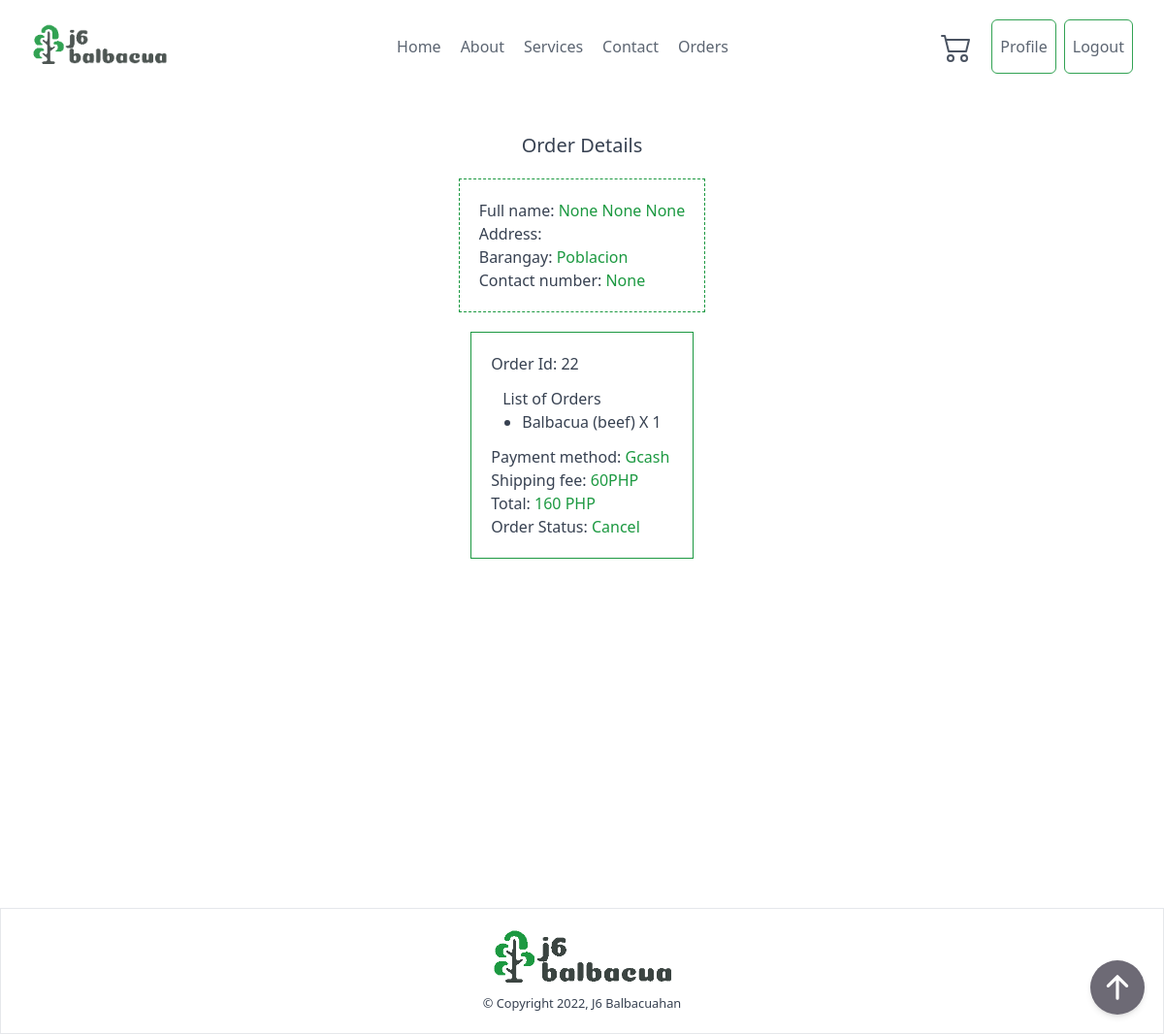
The page /order/22/ (signed in) on the database as committed earlier.
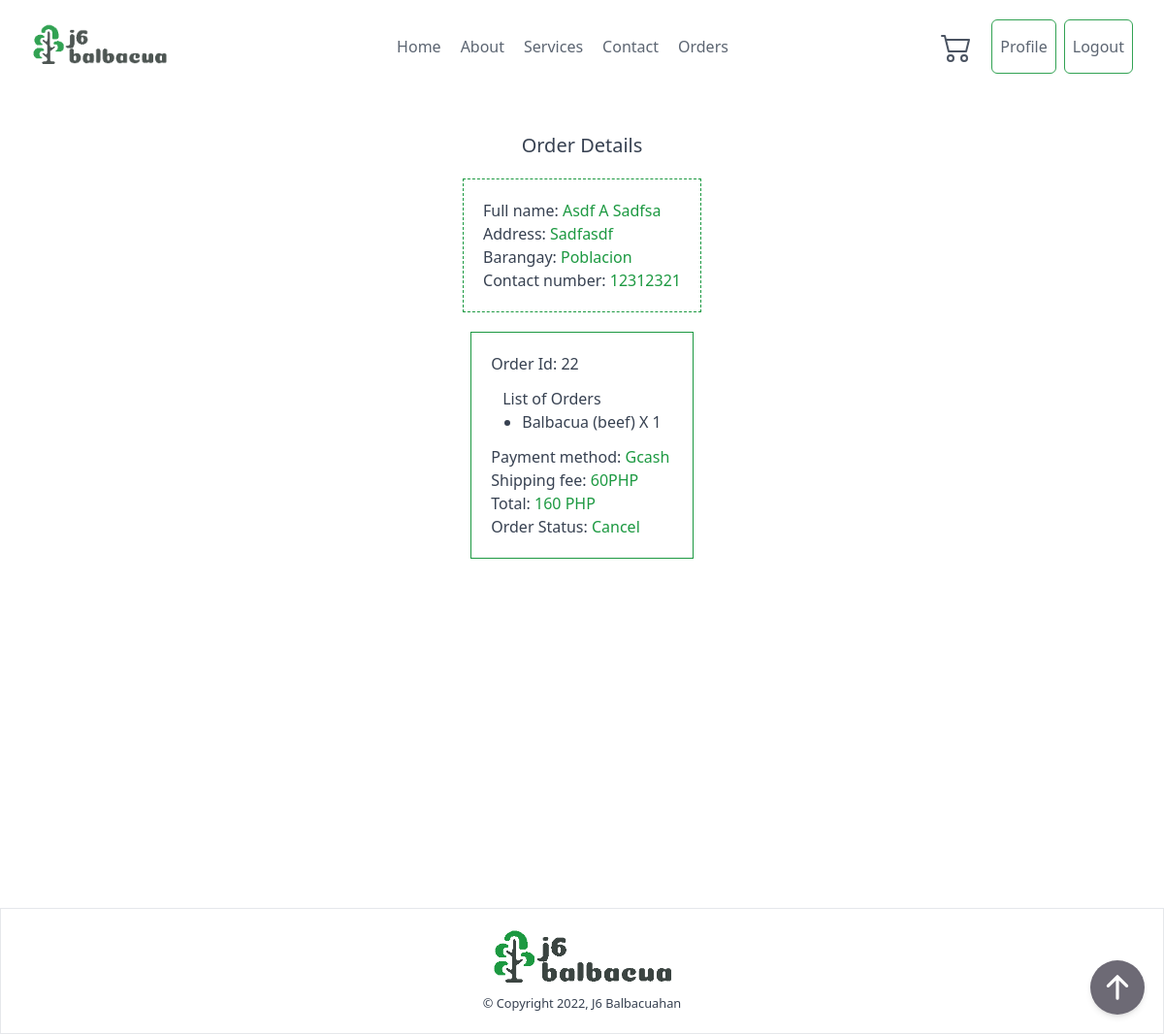
The same page on the database as committed later.
### ordering/models.py (models this page shows, shortened)
class Profile(models.Model):
    user = models.OneToOneField(User, related_name='user', on_delete=models.CASCADE)
    first_name = models.CharField(max_length=255, blank=True, null=True)
    last_name = models.CharField(max_length=255, blank=True, null=True)
    middle_initial = models.CharField(max_length=1, blank=True, null=True)
    address = models.TextField(max_length=2225, blank=True, null=True)
    barangay = models.ForeignKey(Barangay, related_name="barangay", on_delete=models.CASCADE)
    cellphone_number = models.IntegerField(blank=True, null=True)
    email_address = models.EmailField(blank=True, null=True)

class Barangay(models.Model):
    name = models.CharField(max_length=255)
    shipping_fee = models.IntegerField()

### ordering/views.py (the view)
# urls.py: path('order/<int:pk>/', views.OrderDetail.as_view(), name="order-detail"),
class OrderDetail(LoginRequiredMixin, View):
    def get(self, request, pk):
        profile = Profile.objects.get(user=request.user)
        if 'cart' in self.request.session:
            cart = self.request.session['cart']
        else:
            cart = []
        order = Order.objects.get(pk=pk)
        order_items = OrderItems.objects.filter(order=order)
        context = {
            'order': order,
            'order_items': order_items,
            'cart': len(cart),
            'profile': profile
        }
        return render(request, 'order_detail.html', context)

### ordering/models.py (called while the page is built)
    def __str__(self):
        return self.name

    def __str__(self):
        return f"{self.food}"

### templates/order_detail.html
{% extends 'base.html' %}
{% block content %}
{% include 'components/header.html' %}
    <div class="container flex flex-col items-center min-h-screen py-10 mx-auto mb-10">
        <div class="mb-5 text-xl text-gray-700">Order Details</div>
        <div class="p-5 mb-5 text-gray-700 border border-dashed border-j6primary">
            <div>Full name: <span class="text-j6primary">{{profile.first_name|title}} {{profile.middle_initial|title}} {{profile.last_name|title}}</span> </div>
            <div>Address: <span class="text-j6primary">{{profile.address|title}}</span></div>
            <div>Barangay: <span class="text-j6primary">{{profile.barangay.name}}</span></div>
            <div>Contact number: <span class="text-j6primary">{{profile.cellphone_number}}</span></div>
        </div>
        <div class="p-5 text-gray-700 border border-j6primary">
            <div>Order Id: {{order.id}}</div>
            <ul class="p-3 list-disc">
            <p>List of Orders</p>
            {% for food in order_items %}
            <li class="ml-5">{{food}} X {{food.quantity}}</li>
            {% endfor %}
            </ul>
            <div>Payment method: <span class="text-j6primary">{{ order.payment_method }}</span></div>
            <div>Shipping fee: <span class="text-j6primary">{{ order.shipping_fee }}PHP</span></div>
            <div>Total: <span class="text-j6primary">{{ order.total }} PHP</span></div>
            <div>Order Status: <span class="text-j6primary">{{order.order_status}}</span></div>
        </div>
    </div>
{% include 'components/footer.html' %}
{% endblock content %}

Rows that differ between the two databases and show on the page:
changed Profile "Poblacion": first_name "None" → "Asdf"; middle_initial "None" → "A"; last_name "None" → "Sadfsa"; address (not shown) → "Sadfasdf"; cellphone_number "None" → "12312321"
